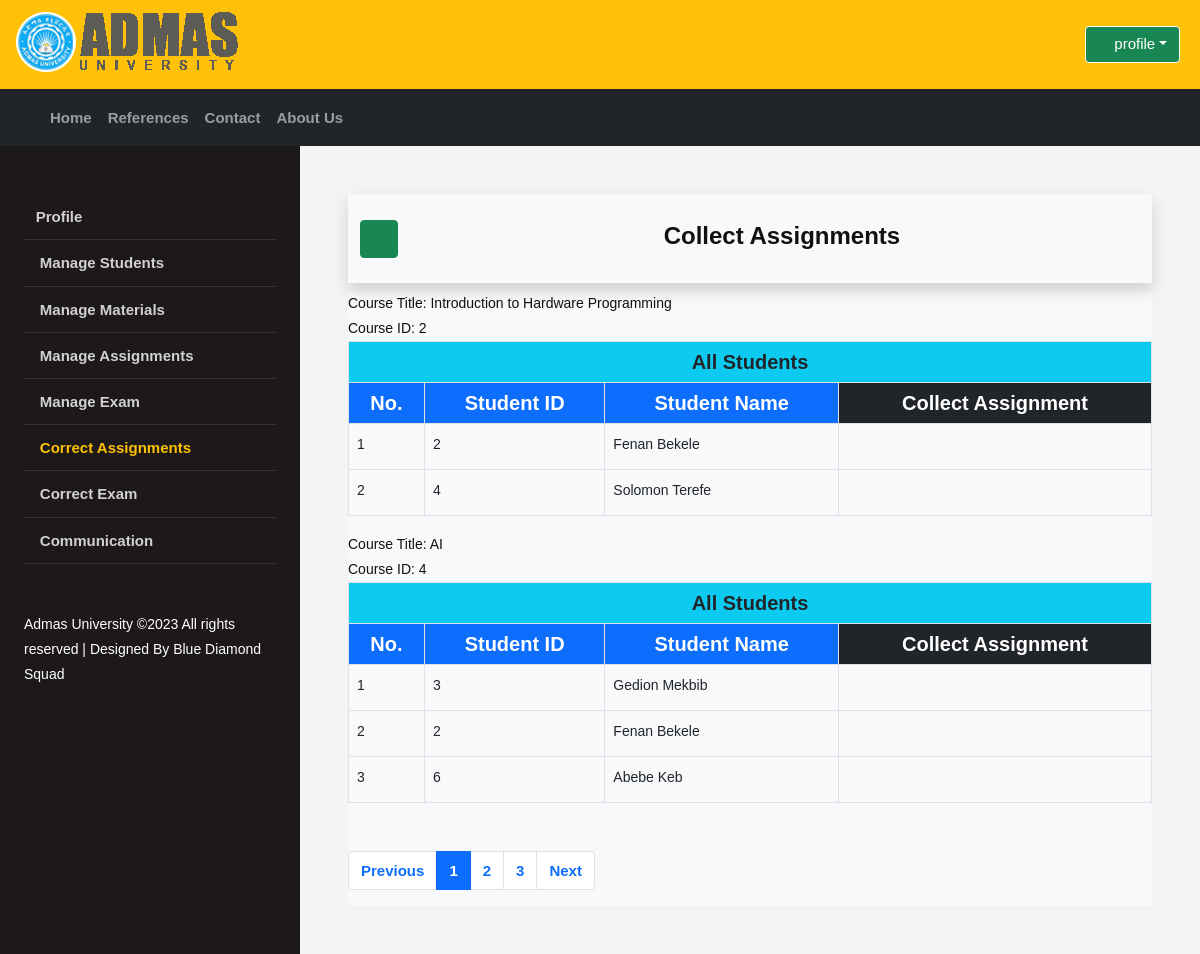
Screenshot of /_teachers/t_collect_assignment.php?id=5 (signed in) with the database file from the repository.
### tables this page shows
CREATE TABLE `class` (
  `class_id` int(255) NOT NULL,
  `class_title` varchar(255) NOT NULL,
  `class_desc` varchar(255) NOT NULL,
  `teacher_id` int(255) NOT NULL,
  `material` varchar(255) NOT NULL,
  `assignment` varchar(255) NOT NULL,
  `exam` varchar(255) NOT NULL
);

CREATE TABLE `student` (
  `student_id` int(255) NOT NULL,
  `student_full_name` varchar(255) NOT NULL,
  `student_phone_no` varchar(255) NOT NULL,
  `student_gender` varchar(255) NOT NULL,
  `student_email` varchar(255) NOT NULL,
  `student_password` varchar(255) NOT NULL,
  `student_photo` varchar(255) NOT NULL
);

CREATE TABLE `assign` (
  `assign_id` int(255) NOT NULL,
  `class_id` int(255) NOT NULL,
  `student_id` int(255) NOT NULL,
  `submitted_assignment` varchar(255) NOT NULL,
  `submitted_exam` varchar(255) NOT NULL,
  `quiz` varchar(255) NOT NULL,
  `assignment` varchar(255) NOT NULL,
  `exam` varchar(255) NOT NULL,
  `total` varchar(255) NOT NULL
);

### _teachers/t_collect_assignment.php (the view, shortened to what this page needs)
<?php
include "../my_funcs.php";
$temp_teacher_id = "";
if(isset($_REQUEST['id'])){
    $temp_teacher_id = intval($_REQUEST['id']);
}
?>
<!DOCTYPE html>
<html lang="en-us" dir="ltr">
    <head>
        <link rel="stylesheet" type="text/css" href="../icon/svg-with-js/css/fa-svg-with-js.css">
        <link rel="stylesheet" type="text/css" href="../css/bootstrap.min.css">
        <link rel="stylesheet" type="text/css" href="../css/style.css">
  </head>
  <body>
    <header id="top-header" class="bg-warning">
        <div class="top-tol">
            <ul>
                <div id="logo">
                    <a><img src="../images/LogooB2.png" alt="admas university e-learning managment system logo" title="AU e-learning management"></a>
                </div>
                <div class="dropdown myac">
                    <a id="a1" class="btn btn-success dropdown-toggle" href="#" role="button" id="dpMLink" data-bs-toggle="dropdown" aria-expanded="false"><i class="fas fa-user-circle"></i>&nbsp;<label>profile</label></a>
                </div>
            </ul>
        </div>
    </header>
    <nav class="navbar navbar-expand-md bg-dark navbar-dark" style="margin-bottom: 0px;">
        <div class="container">
            <div class="collapse navbar-collapse" id="navbarContent">
                <ul class="navbar-nav me-auto mb-2 mb-lg-0">
                    <li class="nav-item"><a href="../index.php" class="nav-link">Home</a></li>
                    <li class="nav-item"><a href="../reference.php" class="nav-link">References</a></li>
                    <li class="nav-item"><a href="../contact.php" class="nav-link">Contact</a></li>
                    <li class="nav-item"><a href="../about.php" class="nav-link">About Us</a></li>
                </ul>
            </div>
        </div>
    </nav>
    <div class="wrapper d-flex align-items-stretch">
		<nav id="sidebar">
			<div class="p-4 pt-5">
    	        <ul class="list-unstyled components mb-5">
                    <li><a href="t_profile.php" ><i class="fas fa-street-view"></i>Profile</a></li>
                    <li><a href="t_manage_student.php?id=<?php echo $temp_teacher_id ?>" ><i class="fas fa-file-import"></i> Manage Students</a></li>
                    <li><a href="t_manage_material.php?id=<?php echo $temp_teacher_id ?>"  ><i class="fas fa-shopping-basket"></i> Manage Materials</a></li>
                    <li><a href="t_manage_assignment.php?id=<?php echo $temp_teacher_id ?>"><i class="fas fa-book-open"></i> Manage Assignments</a></li>
                    <li><a href="t_manage_exam.php?id=<?php echo $temp_teacher_id ?>" ><i class="fas fa-file-signature"></i> Manage Exam</a></li>
                    <li><a href="t_collect_assignment.php?id=<?php echo $temp_teacher_id ?> " class="text-warning"><i class="fas fa-file-signature"></i> Correct Assignments</a></li>
                    <li><a href="t_correct_exam.php?id=<?php echo $temp_teacher_id ?>"><i class="fas fa-file-signature"></i> Correct Exam</a></li>
                    <li><a href="#"><i class="fas fa-comments"></i> Communication</a></li>
    	        </ul>
        	    <div class="footer">
        			Admas University &copy;<script>document.write(new Date().getFullYear());</script> All rights reserved | Designed By Blue Diamond Squad
        	    </div>
	        </div>
    	</nav>
    	<div id="content" class="p-4 p-md-5">
        	<nav class="navbar navbar-expand-lg navbar-light bg-light shadow">
            	<div class="container">
                    <button type="button" id="sidebarCollapse" class="btn btn-success">
                      <i class="fas fa-bars"></i>
                    </button>
                    <div class="container">
                    	<div class="row align-items-center justify-content-center">
                        	<div class="col-md-6 text-center">
                                <div class="card bg-light col-md mt-1" style="border-style: none;">
                                    <div class="card-body">
                                        <h4 class="card-title"><i class="fas fa-street-view"></i> <strong>Collect Assignments</strong></h4>
                                    </div>
                                </div>
                            </div>
                        </div>
                    </div>
                </div>
            </nav>
                            <section class="mt-2 bg-light">
                    <div class="">
                        <div class="row">
                            <div class="col-md">
                            <?php
                                if(isset($_REQUEST['id'])){
                                    $teacher_id = intval($_REQUEST['id']);
                                    $q_class = "SELECT * FROM class WHERE teacher_id = '$teacher_id'";
                                    $q_class_result = mysqli_query($con,$q_class);
                                    while ($r = mysqli_fetch_assoc($q_class_result )){
                                        $class_id = $r['class_id'];
                                        $class_title = $r['class_title'];
                                        $number = 0;
                                        echo "Course Title: $class_title <br>";
                                        echo " Course ID: $class_id  ";
                                        ?>
                                        <table class="table table-bordered table-striped table-hover">
                                            <thead>
                                                <tr class="h5">
                                                    <th colspan="9" class="bg-info"><center>All Students</center></th>
                                                </tr>
                                            </thead>
                                            <thead>
                                                <tr class="h5 bg-primary text-white">
                                                    <th class="text-center" scope="col">No.</th>
                                                    <th class="text-center" scope="col">Student ID</th>
                                                    <th class="text-center" scope="col">Student Name</th>
                                                    <th class="text-center bg-dark" scope="col">Collect Assignment</th>
                                                </tr>
                                            </thead>
                                            <tbody>
                                        <?php
                                        $q_assign = "SELECT * FROM assign WHERE class_id = '$class_id'";
                                        $q_assign_result = mysqli_query($con,$q_assign);
                                        while ($student_assign = mysqli_fetch_assoc($q_assign_result)){
                                            $assign_id =  $student_assign['assign_id'];
                                            $student_id = $student_assign['student_id'];
                                            $number++;
                                            $q_student = "SELECT student_full_name FROM student WHERE student_id = '$student_id'";
                                            $q_student_result = mysqli_query($con,$q_student);
                                            if (mysqli_num_rows($q_student_result) > 0) {
                                                while($student = mysqli_fetch_assoc($q_student_result)) {
                                                    $student_full_name = $student['student_full_name'];
                                                    ?>
                                                    <tr>
                                                    <?php
                                                        printf("<tr> <td>%d</td> <td>%s</td> <td>%s</td>",
                                                        $number,
                                                        htmlspecialchars($student_id),
                                                        htmlspecialchars($student_full_name)
                                                        );
                                                ?>
                                                    <td class="text-center h4">
                                                        <a href="t_download_assignments.php?id=<?php echo $assign_id ?>"><i class="fas fa-download px-3"></i></a>
                                                    </td>
                                                </tr>
                                                <?php
                                                }
                                            } else {
                                                echo "0 results";
                                            }
                                        }
                                        ?>
                                        </tbody>
                                        </table>
                                        <?php
                                    }
                                }
                            ?>
                                <div class="mt-5 pagination">
                                    <nav aria-label="Page navigation example">
                                        <ul class="pagination justify-content-end">
                                            <li class="page-item"><a class="page-link text-primary" href="#">Previous</a></li>
                                            <li class="page-item active"><a class="page-link text-white" href="#">1</a></li>
                                            <li class="page-item"><a class="page-link text-primary" href="#">2</a></li>
                                            <li class="page-item"><a class="page-link text-primary" href="#">3</a></li>
                                            <li class="page-item"><a class="page-link text-primary" href="#">Next</a></li>
                                        </ul>
                                    </nav>
                                </div>
                             </div>
                        </div>
                    </div>
                </section>
    	</div>
    </div>
  </body>
</html>

### css/style.css (style rules this page uses)
* { margin: 0px; padding: 0px; }
body { display: flex; flex-direction: column; font-family: "Verdana", "Arial", "Helvetica",serif, sans-serif; font-size: 14px; line-height: 1.8em; color: #111; background-color: #f4f4f4; }
a:any-link { text-decoration: none; color: blueviolet; }
#top-header { line-height: 70px; background-color: #0aa8f2; }
#top-header #logo img { margin-top: 10px; margin-right: 10px; margin-left: -20px; }
#top-header ul { list-style: none; }
#top-header .myac { float: right; margin-top: -65px; margin-right: 20px; }
#top-header .myac #a1 { text-decoration: none; color: white; border: 1px solid white; font-size: 15px;" }
nav ul li a { font-size: 15px; font-weight: bold; }
#sidebar { min-width: 300px; max-width: 300px; background: #1d1919; color: #fff; -webkit-transition: all 0.3s; -o-transition: all 0.3s; transition: all 0.3s; }
#sidebar ul.components { padding: 0; }
#sidebar ul li { font-size: 16px; }
#sidebar ul li a { padding: 10px 0; display: block; color: rgba(255, 255, 255, 0.8); border-bottom: 1px solid rgba(255, 255, 255, 0.1); }
img { vertical-align: middle; border-style: none; }
img { page-break-inside: avoid; }
#content { width: 100%; padding: 0; min-height: 100vh; -webkit-transition: all 0.3s; -o-transition: all 0.3s; transition: all 0.3s; }

### rows the page displays
class: class_title "Introduction to Hardware Programming", class_id "2"
assign: student "2"
student: student_full_name "Fenan Bekele"
assign: student "4"
student: student_full_name "Solomon Terefe"
class: class_title "AI", class_id "4"
assign: student "3"
student: student_full_name "Gedion Mekbib"
assign: student "2"
assign: student "6"
student: student_full_name "Abebe Keb"
